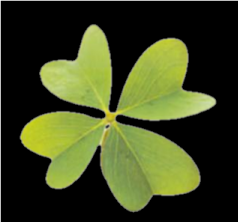
#> input picture Python Codes & Projects/Pattern Recognition/TP4/feuille.png, 238 x 222 px
$ python TP4.py
#> lines starting #> are read from the running program, lines starting #| are printed output that depends on the picture; after the words box and inside, x2 and y2 are one past the last pixel; in counts of white or black regions, pixels touching at a corner belong together
# -*- coding: utf-8 -*-
"""
Created on Sat Nov 12 16:16:55 2022

@author: Mohamed Aziz Karoui
"""

from skimage.filters import sobel
import cv2
import numpy as np
import matplotlib.pyplot as plt

""" 1- c'est la segmentation par approche du région ou on split l'image en deux , objet et arriere plan """


""" 2-a C'est les filtres Sobel et c'est un filtre utilisé dans la segemntation par approche contour
et ils sont utilisés pour l'approximation du gradient le premier c'est vertical et le 2éme c'est horizental"""


filtrea = [1,0,-1,
           2,0,-2,
           1,0,-1]

filtreb = [1,2,1,
           0,0,0,
           -1,-2,-1]


""" 2-b Methode 1 """


img = cv2.imread("feuille.png",0)
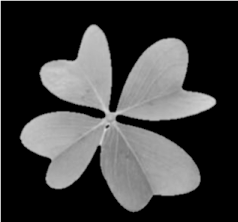
#> img: shape (222, 238); min 0, max 239, mean 62.5
sobel_img = sobel(img)
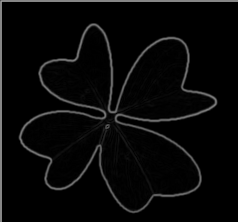
#> sobel_img: shape (222, 238) float64; min 0, max 0.608, mean 0.0335
cv2.imshow("original",img)
cv2.imshow("sobel",sobel_img)
cv2.waitKey(0)
cv2.destroyAllWindows()

""" Methode 2 """

# function for displaying image
def display(img):
    fig = plt.figure(figsize=(12,10))
    ax = fig.add_subplot(111)
    ax.imshow(img,cmap='gray')
    ax.axis('off')


# sobel kernel
sobel_x = np.array([[-1, -2, -1],
                    [ 0,  0,  0],
                    [ 1,  2,  1]])

sobel_y = np.array([[-1, 0, 1],
                    [-2, 0, 2],
                    [-1, 0, 1]])


img = cv2.imread("feuille.png",0)
i = np.array(img)
display(i)

# partial derivative in x-direction
edge_x = cv2.filter2D(src=i, ddepth=-1, kernel=sobel_x)
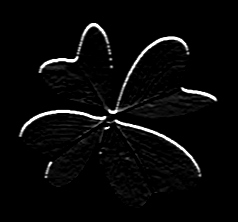
#> edge_x: shape (222, 238); min 0, max 255, mean 8.9
display(edge_x)

edge_x[edge_x != 0] = 255
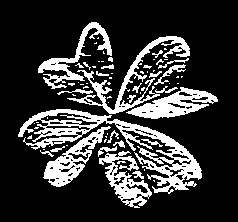
#> edge_x: shape (222, 238); 20.9% white; 73 white regions (47 under 20 px), largest, box (x1, y1, x2, y2) and area: (18, 109, 202, 194) 3528, (67, 36, 190, 114) 1533, (126, 87, 218, 119) 1316
display(edge_x)

# partial derivative in y-direction
edge_y = cv2.filter2D(src=i, ddepth=-1, kernel=sobel_y)
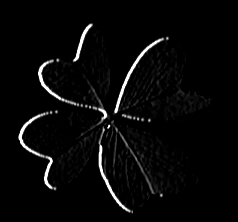
#> edge_y: shape (222, 238); min 0, max 255, mean 8.1
display(edge_y)

edge_y[edge_y != 0] = 255
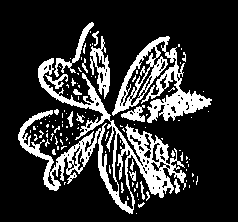
#> edge_y: shape (222, 238); 19.4% white; 115 white regions (96 under 20 px), largest, box (x1, y1, x2, y2) and area: (18, 58, 186, 214) 5246, (112, 36, 212, 123) 2805, (90, 36, 110, 99) 537
display(edge_y)

# combinte the x and y edge
add_edge = edge_x + edge_y
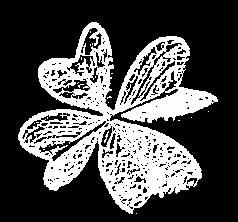
#> add_edge: shape (222, 238); min 0, max 255, mean 76.8
display(add_edge)

add_edge[add_edge != 0] = 255
#> add_edge: shape (222, 238); 30.2% white; 22 white regions (20 under 20 px), largest, box (x1, y1, x2, y2) and area: (18, 22, 218, 214) 15868, (104, 131, 109, 143) 20
display(add_edge)
